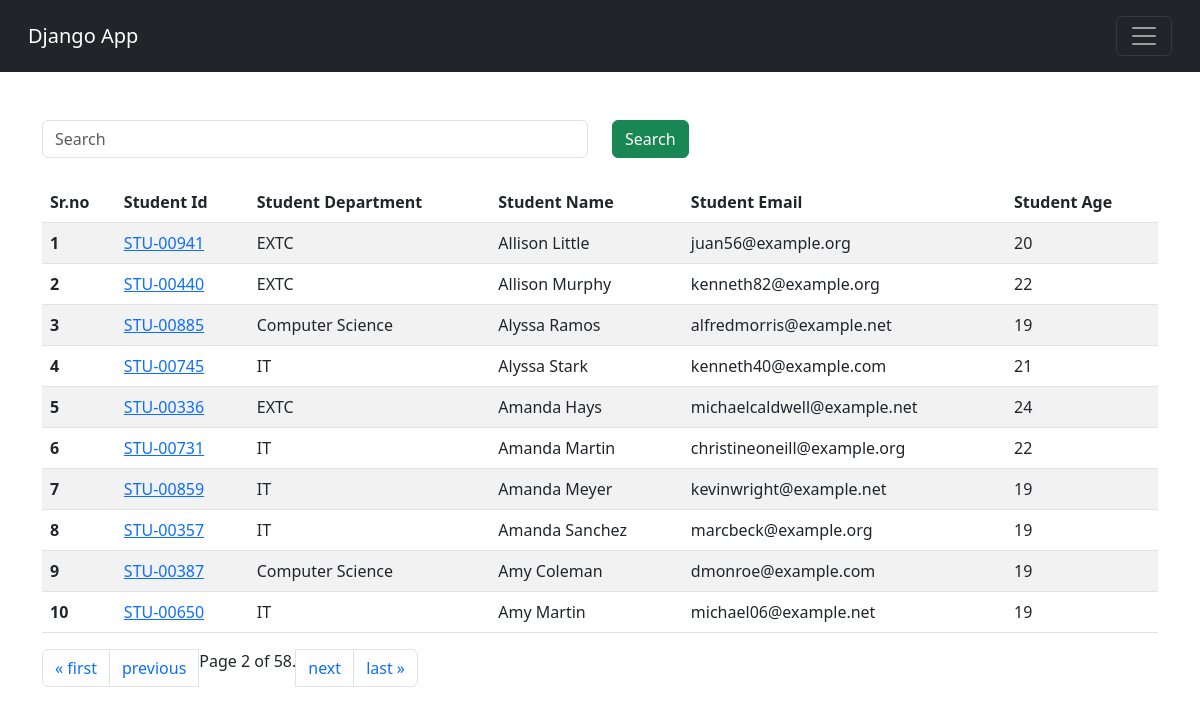
Screenshot of /students/?page=2 with the database file from the repository.
### vegetable/models.py (models this page shows)
class Student(models.Model):
    department = models.ForeignKey(Department, related_name="depart", on_delete=models.CASCADE)
    studentId = models.OneToOneField(StudentID, related_name="studentid", on_delete=models.CASCADE)
    studentName = models.CharField(max_length=100)
    studentEmail = models.EmailField(unique=True)
    studentAge = models.IntegerField(default=1)
    studentAddress = models.TextField()
    isDeleted = models.BooleanField(default=False)
    objects = StudentManager()
    adminObjects = models.Manager()
    def __str__(self) -> str:
        return self.studentName
    class Meta:
        ordering = ['studentName']
        verbose_name = "student"

class StudentID(models.Model):
    studentId = models.CharField(max_length=100)
    def __str__(self) -> str:
        return self.studentId

class Department(models.Model):
    department = models.CharField(max_length=100)
    def __str__(self) -> str:
        return self.department
    class Meta:
        ordering = ['department']

### vegetable/views.py (the view, shortened to what this page needs)
# urls.py: path("students/",getStudents, name="StudentPage"),
def getStudents(request):
    querySet = Student.objects.all()
    paginator = Paginator(querySet, 10)  # Show 10 students per page.
    page_number = request.GET.get("page", 1)
    page_obj = paginator.get_page(page_number)
    print(page_obj.object_list)
    context = {'querySet' : page_obj }
    return render(request, 'report/students.html', context)

### vegetable/models.py (called while the page is built)
    def get_queryset(self):
        return super().get_queryset().filter(isDeleted = False)

### vegetable/templates/report/students.html
{% extends "base.html" %}
{% block start %}
    <div class="container mt-5">
        <form class="mb-4">
          <div class="row">
            <div class="col-md-6">
              <input class="form-control" type="search" name="search" placeholder="Search ">
            </div>
            <div class="col-md-6">
              <button type="submit" class="btn btn-success">Search</button>
            </div>
          </div>
        </form>
        <table class="table table-striped table-hover">
            <thead>
              <tr>
                <th scope="col">Sr.no</th>
                <th scope="col">Student Id</th>
                <th scope="col">Student Department</th>
                <th scope="col">Student Name</th>
                <th scope="col">Student Email</th>
                <th scope="col">Student Age</th>
              </tr>
            </thead>
            <tbody>
                {% for student in querySet %}
              <tr>
                <th scope="row">{{ forloop.counter }}</th>
                <td><a href="{% url 'showMarks' student.studentId %}"> {{student.studentId}}</a></td>
                <td>{{student.department}}</td>
                <td>{{student.studentName}}</td>
                <td>{{student.studentEmail}}</td>
                <td>{{student.studentAge}}</td>
              </tr>
              {% endfor %}
            </tbody>
            </table>
              <nav aria-label="Page navigation example">
              <ul class="pagination">
                    {% if querySet.has_previous %}
                    <li class="page-item"> <a class="page-link" href="?page=1">&laquo; first</a></li>
                    <li class="page-item"> <a  class="page-link" href="?page={{ querySet.previous_page_number }}">previous</a></li>
                    {% endif %}
                    <span class="current">
                        Page {{ querySet.number }} of {{ querySet.paginator.num_pages }}.
                    </span>
                    {% if querySet.has_next %}
                    <li class="page-item"> <a class="page-link" href="?page={{ querySet.next_page_number }}">next</a></li>
                        <li class="page-item"><a class="page-link" href="?page={{ querySet.paginator.num_pages }}">last &raquo;</a></li>
                    {% endif %}
        </ul>
        </nav>
    </div>
{% endblock %}

### rows the page displays
Student: studentId "STU-00941", department "EXTC", studentName "Allison Little", studentEmail "juan56@example.org", studentAge "20"
Student: studentId "STU-00440", department "EXTC", studentName "Allison Murphy", studentEmail "kenneth82@example.org", studentAge "22"
Student: studentId "STU-00885", department "Computer Science", studentName "Alyssa Ramos", studentEmail "alfredmorris@example.net", studentAge "19"
Student: studentId "STU-00745", department "IT", studentName "Alyssa Stark", studentEmail "kenneth40@example.com", studentAge "21"
Student: studentId "STU-00336", department "EXTC", studentName "Amanda Hays", studentEmail "michaelcaldwell@example.net", studentAge "24"
Student: studentId "STU-00731", department "IT", studentName "Amanda Martin", studentEmail "christineoneill@example.org", studentAge "22"
Student: studentId "STU-00859", department "IT", studentName "Amanda Meyer", studentEmail "kevinwright@example.net", studentAge "19"
Student: studentId "STU-00357", department "IT", studentName "Amanda Sanchez", studentEmail "marcbeck@example.org", studentAge "19"
Student: studentId "STU-00387", department "Computer Science", studentName "Amy Coleman", studentEmail "dmonroe@example.com", studentAge "19"
Student: studentId "STU-00650", department "IT", studentName "Amy Martin", studentEmail "michael06@example.net", studentAge "19"

### other values shown
{{ querySet.number }} "2"
{{ querySet.paginator.num_pages }} "58"
